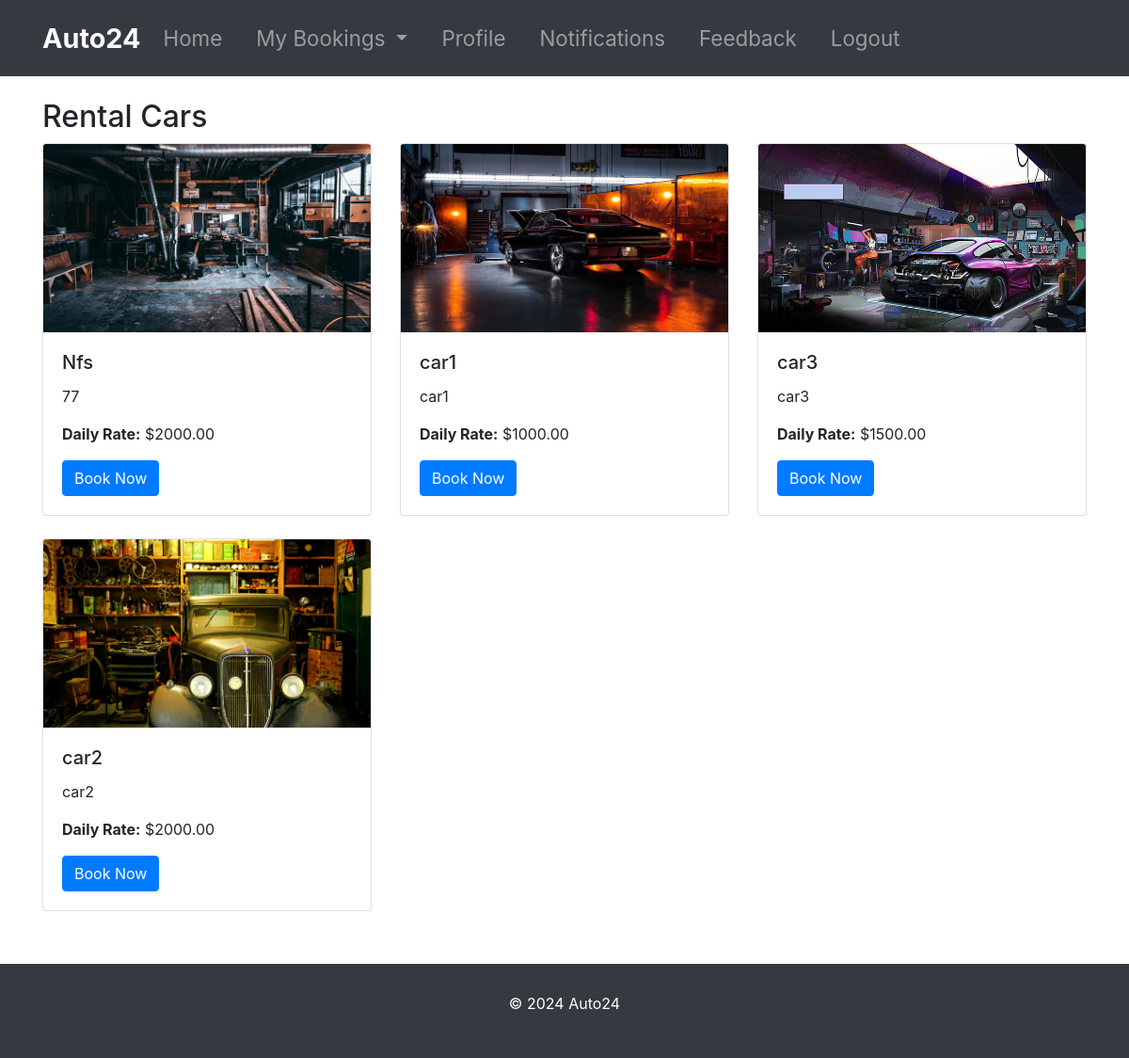
Screenshot of /customer/rental-cars/ with the database file from the repository.
### admin_management/models.py (models this page shows, shortened)
class RentalCar(models.Model):
    name=models.CharField(max_length=100)
    description=models.TextField()
    image=models.ImageField(upload_to='rental_cars/')
    daily_rate=models.DecimalField(max_digits=10,decimal_places=2)
    availability=models.BooleanField(default=True)

### customer_management/views.py (the view)
# urls.py: path('customer/rental-cars/', views.rental_car_list, name='customer_rental_car_list'),
def rental_car_list(request):
    rental_cars = RentalCar.objects.all()
    return render(request, 'customer/rental_cars/rental_car_list.html', {'rental_cars': rental_cars})

### templates/customer/rental_cars/rental_car_list.html (shortened to what this page needs)
{% extends 'customer/base.html' %}
{% block content %}
<div class="container mt-4">
    <h2>Rental Cars</h2>
    <div class="row">
        {% for car in rental_cars %}
            <div class="col-md-4 service-card mb-4">
                <div class="card h-100" style="display: flex; flex-direction: column;">
                    <img src="{{ car.image.url }}" class="card-img-top" alt="{{ car.name }}" style="width: 100%; height: 200px; object-fit: cover;">
                    <div class="card-body">
                        <h5 class="card-title">{{ car.name }}</h5>
                        <p class="card-text">{{ car.description }}</p>
                        <p class="card-text"><strong>Daily Rate:</strong> ${{ car.daily_rate }}</p>
                        <a href="{% url 'book_car' car.id %}" class="btn btn-primary mt-auto">Book Now</a>
                    </div>
                </div>
            </div>
        {% endfor %}
    </div>
</div>
{% endblock %}

### templates/customer/base.html (style rules this page uses)
body { display: flex; flex-direction: column; min-height: 100vh; }

### rows the page displays
RentalCar: image (picture), name "Nfs", description "77", daily_rate "2000.00"
RentalCar: image (picture), name "car1", description "car1", daily_rate "1000.00"
RentalCar: image (picture), name "car3", description "car3", daily_rate "1500.00"
RentalCar: image (picture), name "car2", description "car2", daily_rate "2000.00"
